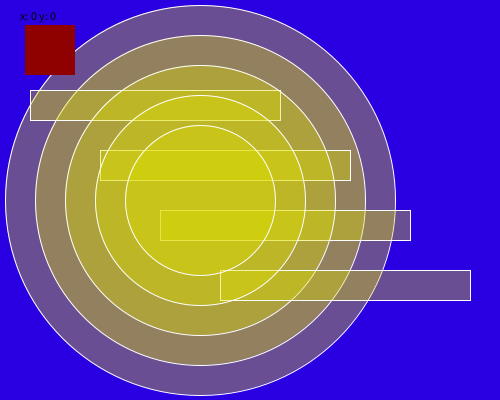
Frame 1 (no input)
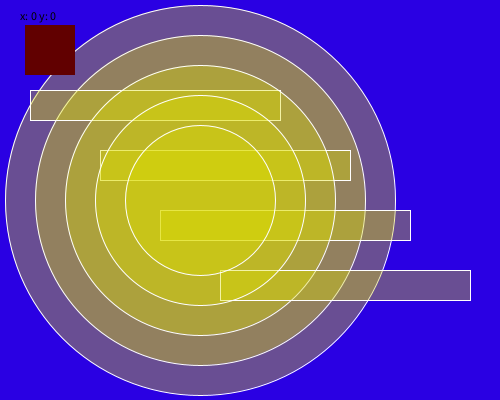
Frame 60 (the mouse pressed at the canvas centre just before this capture)
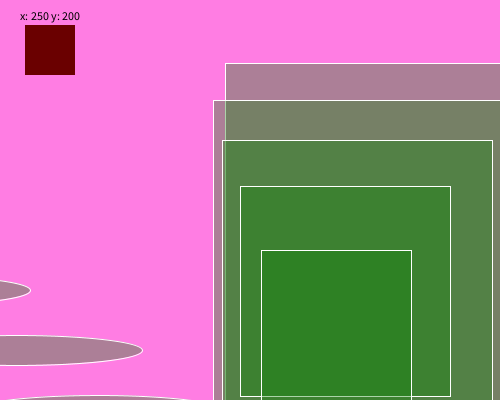
Frame 120 (the mouse held since frame 60 and released just before this capture)

The Processing sketch that drew these frames (run headless with seeded random() and noise(); from frame 60 on, the mouse is pressed at the canvas centre):

// Processing sketch: hello_processing
// ── hello_processing.pde
void setup() {
  size(500,400);
}

void draw() {
  
  background(42,mouseX/2,227);
  fill(220,220,0,90);
  stroke(255);
  
  if (mousePressed) {
    background(255,mouseX/2,227);
    fill(20,130,10,90);

    
    rect(100+mouseX/2,mouseY/6+30,390,390);
    rect(130+mouseX/3,mouseY/5+60,330,330);
    ellipse(30-mouseX/2,mouseY+90,250,30);
    ellipse(100-mouseX/3,mouseY+150,250,30);
    ellipse(160-mouseX/4,mouseY+210,250,30);
    rect(160+mouseX/4,mouseY/4+90,270,270);
    ellipse(220-mouseX/5,mouseY+270,250,30);
    rect(190+mouseX/5,mouseY/3+120,210,210);
    rect(220+mouseX/6,mouseY/2+150,150,150);
  } else {
    ellipse(200+mouseX/2,mouseY/6+200,390,390);
    ellipse(200+mouseX/3,mouseY/5+200,330,330);
    rect(30-mouseX/2,mouseY+90,250,30);
    rect(100-mouseX/3,mouseY+150,250,30);
    rect(160-mouseX/4,mouseY+210,250,30);
    ellipse(200+mouseX/4,mouseY/4+200,270,270);
    rect(220-mouseX/5,mouseY+270,250,30);
    ellipse(200+mouseX/5,mouseY/3+200,210,210);
    ellipse(200+mouseX/6,mouseY/2+200,150,150);
  }

  

  int m = millis();
  noStroke();
  fill(m % 255, 0, 0);
  rect(25, 25, 50, 50);
  fill(0);
  
  text( "x: " + mouseX + " y: " + mouseY, 20, 20 );
  println(mouseX);
  //background(42,156,227);
  //fill(220,220,0,90);
  //stroke(255);
  
  //ellipse(250,200,390,390);
  //ellipse(250,200,330,330);
  //rect(30,90,250,30);
  //rect(100,150,250,30);
  //rect(160,210,250,30);
  //ellipse(250,200,270,270);
  //rect(220,270,250,30);
  //ellipse(250,200,210,210);
  //ellipse(250,200,150,150);
}
